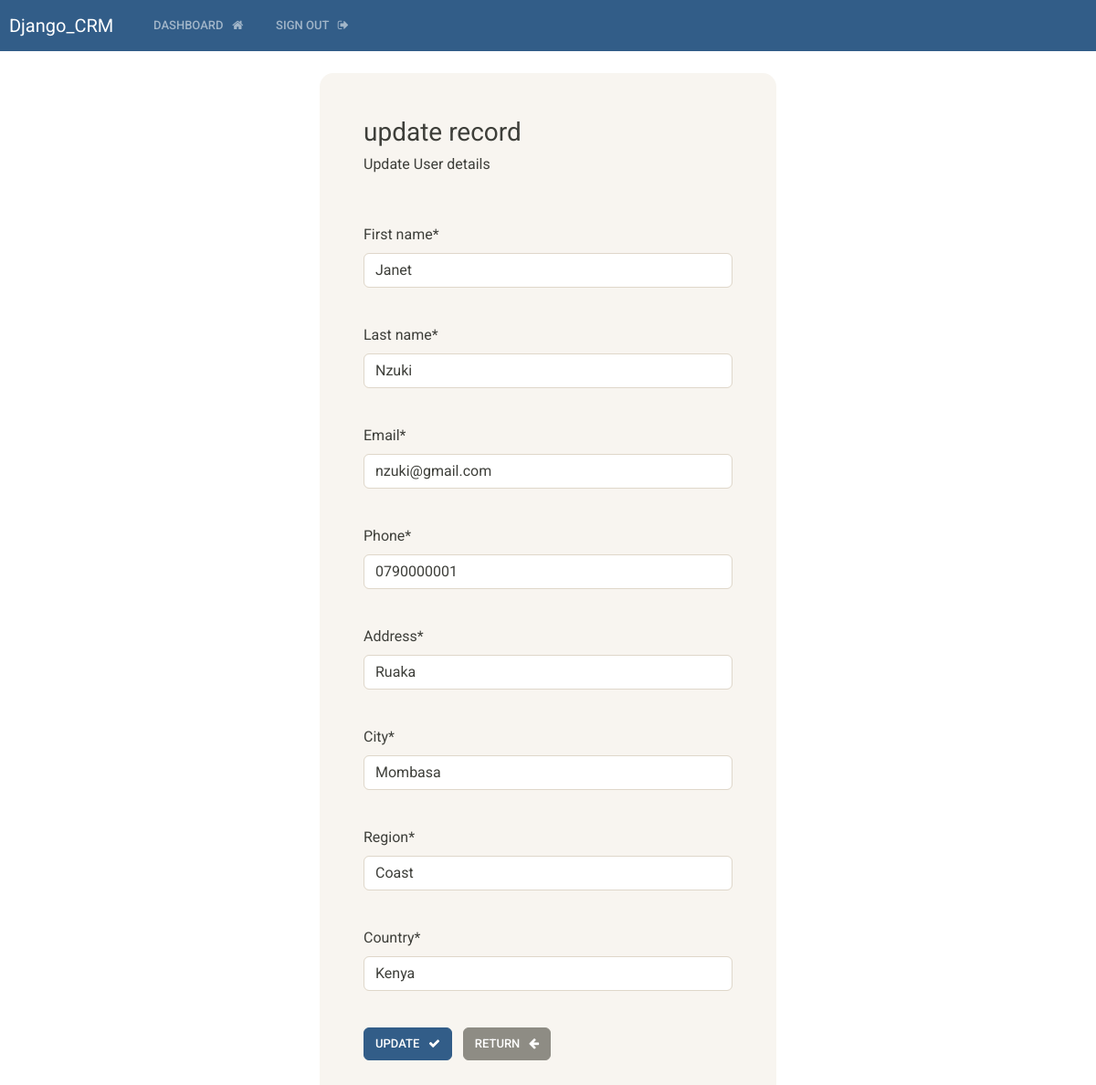
Screenshot of /update_record/2 (signed in) with the database file from the repository.
### base/models.py (models this page shows)
class Record(models.Model):
    creation_date = models.DateTimeField(auto_now_add=True)
    first_name = models.CharField(max_length=100)
    last_name = models.CharField(max_length=100)
    email = models.CharField(max_length=200)
    phone = models.CharField(max_length=30)
    address = models.CharField(max_length=100)
    city = models.CharField(max_length= 200)
    region = models.CharField(max_length=150)
    country = models.CharField(max_length=155)

### base/views.py (the view)
# urls.py: path('update_record/<int:pk>', views.update_record, name='update_record'),
@login_required(login_url='login')
def update_record(request, pk):
    record = Record.objects.get(id=pk)
    form = UpdateRecordForm(instance=record)
    if request.method == 'POST':
        form = UpdateRecordForm(request.POST, instance=record)
        if form.is_valid():
            form.save()
            messages.success(request, "record updated sucessfully")
            return redirect('dashboard')
    context= {'form': form}
    return render(request, 'base/update_record.html', context=context)

### base/forms.py
class UpdateRecordForm(forms.ModelForm):
    class Meta:
        model = Record
        fields =['first_name', 'last_name', 'email', 'phone', 'address', 'city', 'region', 'country']

### base/templates/base/update_record.html (shortened to what this page needs)
{% extends 'base/base.html' %}
{% load crispy_forms_tags %}
{% block content %}
<body>
    <div class="container bg-light shadow-md p-5 form-layout ">
        <h3>update record</h3>
        <h6> Update User details</h6>
        <br><br>
        <form action="" method="post" autocomplete="off">
            {{ form.first_name | as_crispy_field }}
            <br>
            {{ form.last_name | as_crispy_field }}
            <br>
            {{ form.email | as_crispy_field }}
            <br>
            {{ form.phone | as_crispy_field }}
            <br>
            {{ form.address | as_crispy_field }}
            <br>
            {{ form.city | as_crispy_field }}
            <br>
            {{ form.region| as_crispy_field }}
            <br>
            {{ form.country | as_crispy_field }}
            <br>
            <button type="submit" class="btn btn-primary "> Update &nbsp; <i class="fa fa-check" aria-hidden="true"></i></button> &nbsp;
            <a href="{%url 'dashboard'%}" class="btn btn-secondary">Return &nbsp; <i class="fa fa-arrow-left" aria-hidden="true"></i></a>
        </form>
    </div>
</body>
{% endblock %}

### static/css/styles.css (style rules this page uses)
.form-layout { border-radius: 15px; width: 500px; }

### rows the page displays
Record: first_name "Janet", last_name "Nzuki", email "nzuki@gmail.com", phone "0790000001", address "Ruaka", city "Mombasa", region "Coast", country "Kenya"
